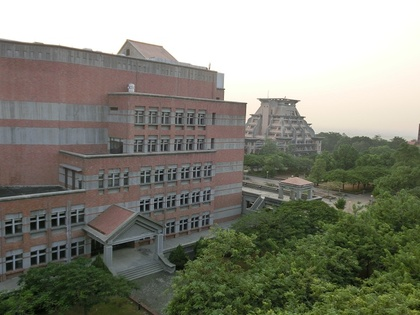
%> input picture hw2/view/CIMG2583.JPG, 420 x 315 px, shrunk from 720 x 540 before the run
$ octave hw3.m   (GNU Octave 9; MATLAB toolbox functions it lacks are replaced by stand-ins)
%> lines starting %> are read from the running program, lines starting %| are printed output that depends on the picture
### hw3/sobel.m
function result = sobel(im)
    sobel_Filter = [1 0 -1;
                    2 0 -2;
                    1 0 -1];
    [h, w] = size(im);

    im = [im(1,:); im; im(h,:)];
    im = [im(:,1) im im(:,w)];

    [nrows, ncols] = size(im);
    result = zeros(h, w);

    for i = 1:nrows-2
        for j = 1:ncols-2
            tempMatrix = [im(i,j) im(i,j+1) im(i,j+2);
                          im(i+1) im(i+1,j+1) im(i+1,j+2);
                          im(i+2,j) im(i+2,j+1) im(i+2,j+2);];
            result(i,j) = sum(sum(double(tempMatrix).*sobel_Filter));
        end
    end
end

### hw3/hw3.m
clear;
clc;
close all;
[fileName, pathName , FilterIndex] = uigetfile({'*.jpg;*.jpeg;*.bmp;*.gif','All Image Files'; '*.*','All Files' },'請選擇影像所在資料夾','MultiSelect', 'on');
%> the answer given: ../hw2/view/CIMG2583.JPG
filelist = [dir([pathName,'\*.jpg']);
dir([pathName,'\*.bmp'])];
addpath(pathName);

image = imread(filelist(1).name);
%> image is the input picture: size 315x420x3 uint8; mean R, G, B 131.5, 132.3, 120.1
im = rgb2gray(image);
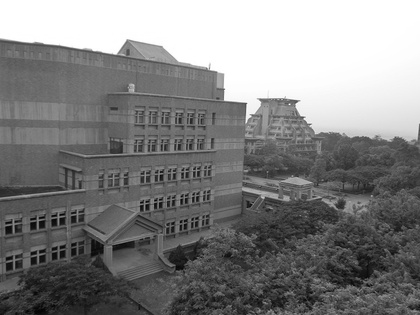
%> im: size 315x420 uint8; min 3, max 255, mean 130.7
imwrite(im, 'gray.jpg');

sobel_Result = sobel(im);
%> in sobel, `im = [im(1,:); im; im(h,:)];`:
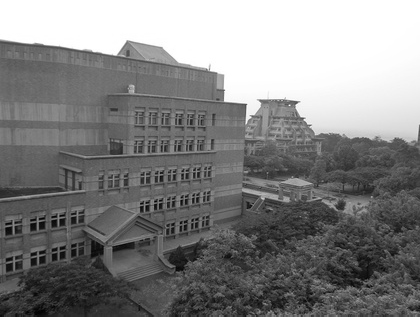
%> im: size 317x420 uint8; min 3, max 255, mean 130.9
%> after the loop in sobel, `for i = 1:nrows-2`:
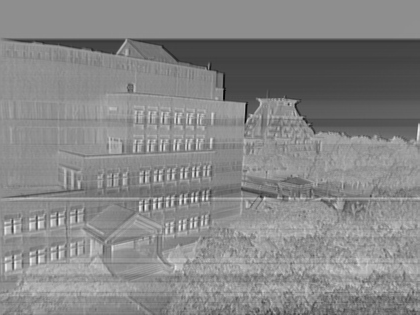
%> result: size 315x420 double; min -580, max 455, mean -34.5; drawn with min black and max white
%> (the run ends here)
